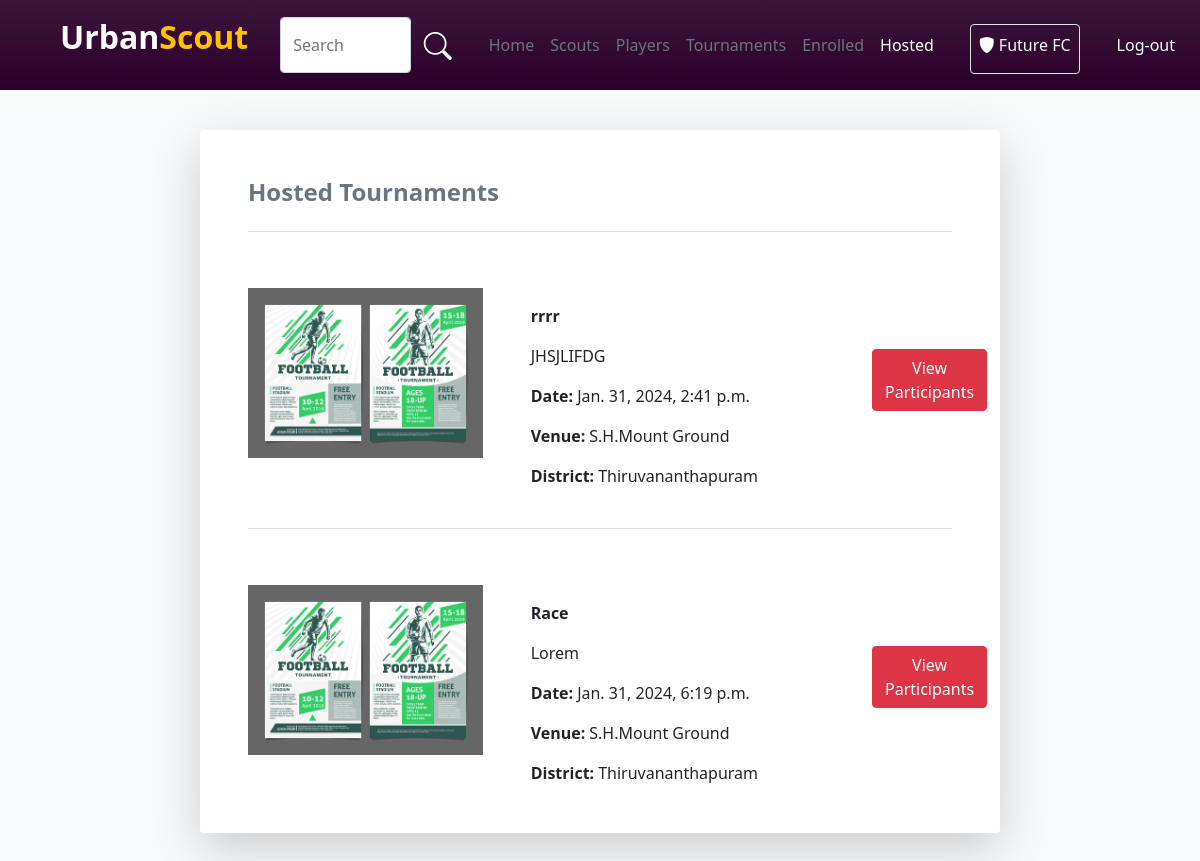
Page /hosted_tour (signed in) on the earlier database version.
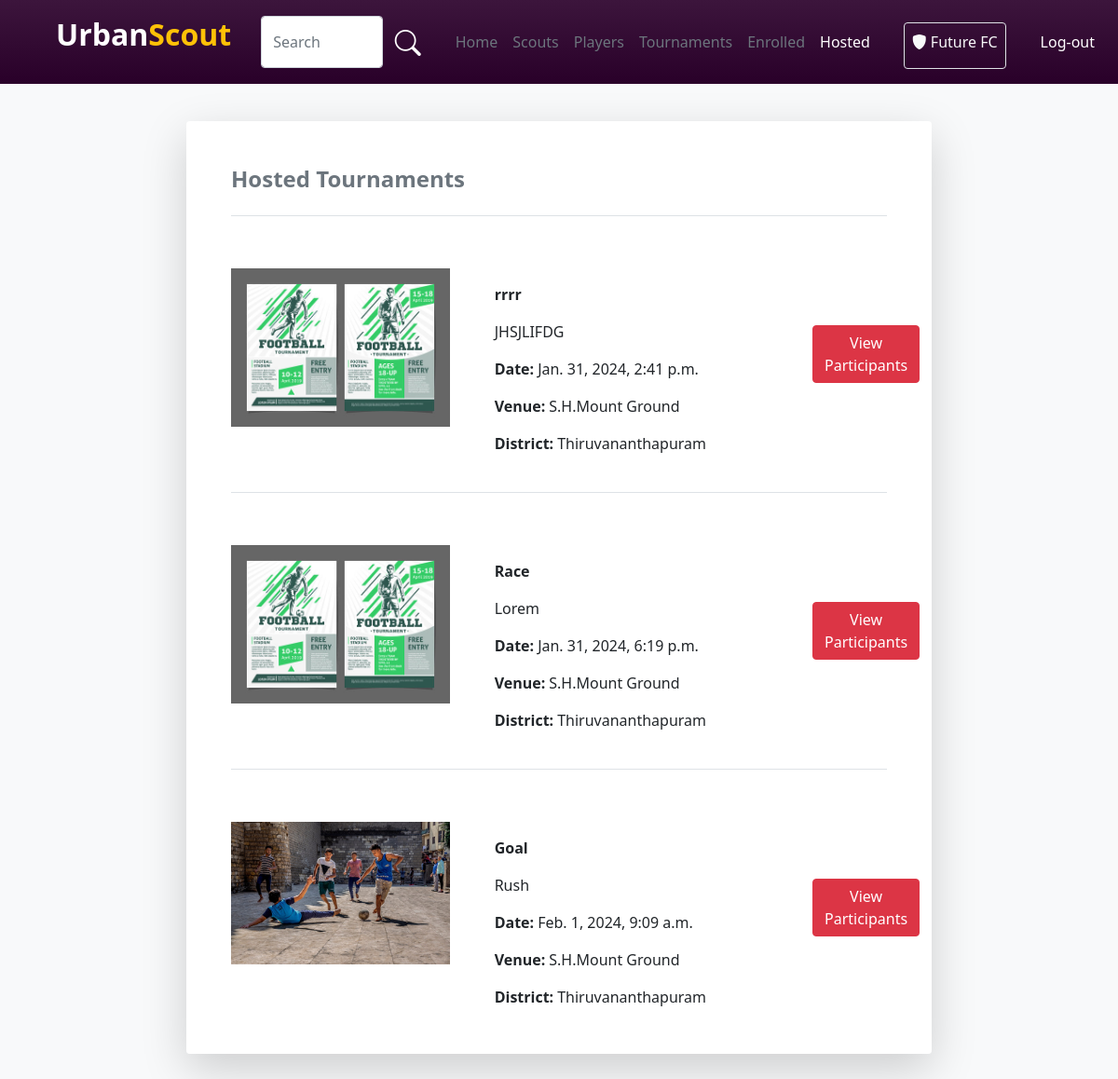
Same page on the later database version.
### account/models.py (models this page shows)
class Tour(models.Model):
    user=models.ForeignKey(User,on_delete=models.CASCADE)
    title=models.CharField(max_length=120)
    desc=models.CharField(max_length=500)
    img=models.ImageField(upload_to='pics')
    tour_date=models.DateTimeField(null=True)
    time=models.DateTimeField(null=True)
    active=models.BooleanField(default=True)
    place=models.CharField(max_length=120,null=True)
    contact=models.IntegerField(null=True)
    district = models.CharField(("District"),null=True,max_length=20,choices=District_Choice)

### account/views.py (the view)
# urls.py: path('hosted_tour',views.hosted_tour,name="hosted_tour"),
def hosted_tour(request):
    tours=Tour.objects.filter(user_id=request.user.id,active=True).order_by('tour_date')
    return render(request,'hosted_tour.html',{'feeds':tours})

### template/hosted_tour.html (shortened to what the changed rows need)
{% load static %}
<!DOCTYPE html>
<html lang="en">
<head>
    <link rel="stylesheet" href="{% static 'style.css' %}">
    <link href="https://cdn.jsdelivr.net/npm/bootstrap@5.0.2/dist/css/bootstrap.min.css" rel="stylesheet"
>
    <link rel="stylesheet" href="https://cdn.jsdelivr.net/npm/bootstrap-icons@1.10.5/font/bootstrap-icons.css">
</head>
<body class="bg-light">
    <div class="d-flex flex-wrap justify-content-center mt-4">
        <div class="col-lg-8 col-12 player-feeds m-3 p-5 rounded bg-white shadow-lg">
            {% if feeds %}
            {% for i in feeds %}
            <div class="mt-4 border-top pt-4">
                <div class="d-flex flex-lg-row flex-column gap-5">
                    <div class="col-lg-4 col-12  mt-3">
                        {% if i.img.url != '' %}
                        <div class="mt-3">
                            <img class="w-100" src="{{i.img}}" alt="">
                        </div>
                        {% endif %}
                    </div>
                    <div class="col-lg-5 col-12">
                        <p class="fw-bold mt-5">{{i.title}}</p>
                        <p>{{i.desc}}</p>
                        <div class="mt-3">
                            <div class="d-flex gap-1">
                                <p class="fw-bold">Date: </p>
                                <p>{{i.tour_date}}</p>
                            </div>
                            <div class="d-flex gap-1">
                                <p class="fw-bold">Venue: </p>
                                <p>{{i.place}}</p>
                            </div>
                            <div class="d-flex gap-1">
                                <p class="fw-bold">District: </p>
                                <p>{{i.district}}</p>
                            </div>
                        </div>
                    </div>
                    <div class="d-flex flex-column justify-content-center">
                        <a href="{% url 'tour_participants' i.id %}" class="btn btn-danger">View Participants</a>
                    </div>
                </div>
            </div>
            {% endfor %}
            {% else %}
            <p class="text-danger">No participants yet</p>
            {% endif %}
        </div>
    </div>
</body>
</html>

Differences in the rows shown:
added Tour: img (picture), title "Goal", desc "Rush", tour_date "Feb. 1, 2024, 9:09 a.m.", place "S.H.Mount Ground", district "Thiruvananthapuram"
